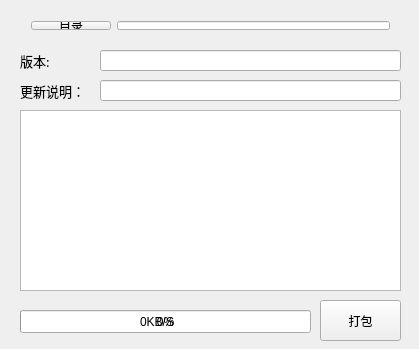
<?xml version="1.0" encoding="UTF-8"?>
<ui version="4.0">
 <class>MainWindow</class>
 <widget class="QMainWindow" name="MainWindow">
  <property name="geometry">
   <rect>
    <x>0</x>
    <y>0</y>
    <width>419</width>
    <height>349</height>
   </rect>
  </property>
  <property name="windowTitle">
   <string>Bke Creator Update</string>
  </property>
  <widget class="QWidget" name="centralWidget">
   <widget class="QPushButton" name="pushButton">
    <property name="geometry">
     <rect>
      <x>320</x>
      <y>300</y>
      <width>81</width>
      <height>41</height>
     </rect>
    </property>
    <property name="text">
     <string>打包</string>
    </property>
   </widget>
   <widget class="QTextEdit" name="textEdit">
    <property name="geometry">
     <rect>
      <x>20</x>
      <y>110</y>
      <width>381</width>
      <height>181</height>
     </rect>
    </property>
   </widget>
   <widget class="QWidget" name="layoutWidget">
    <property name="geometry">
     <rect>
      <x>20</x>
      <y>10</y>
      <width>381</width>
      <height>31</height>
     </rect>
    </property>
    <layout class="QHBoxLayout" name="horizontalLayout">
     <item>
      <widget class="QPushButton" name="pushButton_2">
       <property name="text">
        <string>目录</string>
       </property>
      </widget>
     </item>
     <item>
      <widget class="QLineEdit" name="lineEdit"/>
     </item>
    </layout>
   </widget>
   <widget class="QLineEdit" name="lineEdit_2">
    <property name="geometry">
     <rect>
      <x>100</x>
      <y>50</y>
      <width>301</width>
      <height>21</height>
     </rect>
    </property>
   </widget>
   <widget class="QLabel" name="label">
    <property name="geometry">
     <rect>
      <x>20</x>
      <y>50</y>
      <width>51</width>
      <height>21</height>
     </rect>
    </property>
    <property name="font">
     <font>
      <family>宋体</family>
      <pointsize>10</pointsize>
     </font>
    </property>
    <property name="text">
     <string>版本:</string>
    </property>
   </widget>
   <widget class="QLineEdit" name="lineEdit_3">
    <property name="geometry">
     <rect>
      <x>100</x>
      <y>80</y>
      <width>301</width>
      <height>21</height>
     </rect>
    </property>
   </widget>
   <widget class="QLabel" name="label_2">
    <property name="geometry">
     <rect>
      <x>20</x>
      <y>80</y>
      <width>71</width>
      <height>21</height>
     </rect>
    </property>
    <property name="font">
     <font>
      <family>宋体</family>
      <pointsize>10</pointsize>
     </font>
    </property>
    <property name="text">
     <string>更新说明：</string>
    </property>
   </widget>
   <widget class="QProgressBar" name="progressBar">
    <property name="geometry">
     <rect>
      <x>20</x>
      <y>310</y>
      <width>291</width>
      <height>23</height>
     </rect>
    </property>
    <property name="value">
     <number>0</number>
    </property>
    <property name="orientation">
     <enum>Qt::Horizontal</enum>
    </property>
    <property name="invertedAppearance">
     <bool>false</bool>
    </property>
    <property name="textDirection">
     <enum>QProgressBar::TopToBottom</enum>
    </property>
   </widget>
   <widget class="QLabel" name="label_3">
    <property name="geometry">
     <rect>
      <x>130</x>
      <y>312</y>
      <width>54</width>
      <height>20</height>
     </rect>
    </property>
    <property name="text">
     <string>0KB/S</string>
    </property>
    <property name="alignment">
     <set>Qt::AlignCenter</set>
    </property>
   </widget>
  </widget>
 </widget>
 <layoutdefault spacing="6" margin="11"/>
 <resources/>
 <connections/>
</ui>
